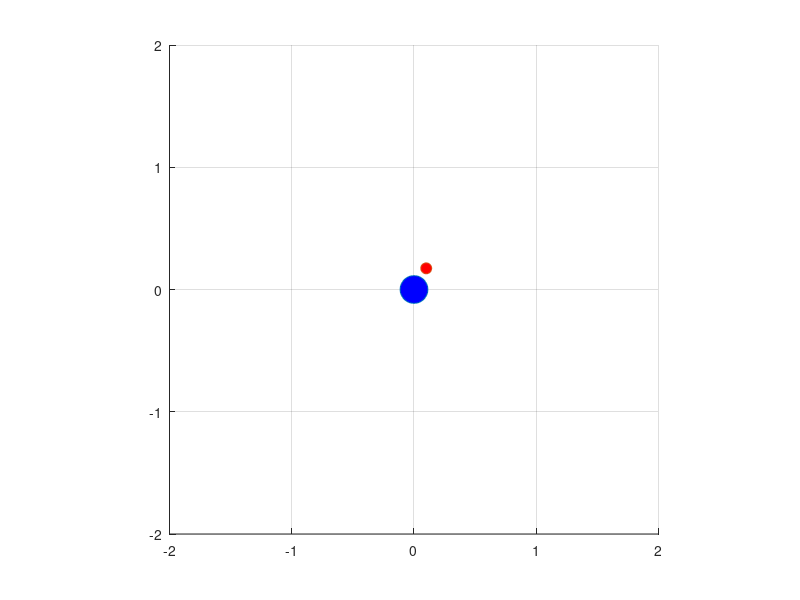

Write the MATLAB code that produced this figure. (Note: this script raises an error after producing the figure.)
clear;
close all;

dt = 1;%%時間刻み=離散時間Tsとして使用
Tfin = 15;%シミュレーション終了時間
t1 = [0:dt:Tfin];

u1 = ones(1,length(t1)) * 0.069;
u2 = ones(1,length(t1)) * (pi/32);

si = zeros(length(t1),3);
si(1,:) = [0 0 pi/3];%状態ξの初期値を設定

x = si(1,1) + 0.2 * cos(si(1,3));
y = si(1,2) + 0.2 * sin(si(1,3));

hold on;
axis equal;
grid on;

axis([-2 2 -2 2])

h = plot(si(1,1),si(1,2), 'o', 'MarkerSize' ,20, 'MarkerFaceColor', 'b');
h2 = plot(x,y,'o', 'MarkerSize' ,8, 'MarkerFaceColor', 'r');

for i = 1:length(t1)

    if i ~= length(t1)
        %θ(n),すなわち si(i+1,3) をx(n),y(n)の計算に使う
        si(i+1,3) = si(i,3) + u2(i) * dt;
        si(i+1,1) = si(i,1) + u1(i) * cos(si(i+1,3)) * dt;
        si(i+1,2) = si(i,2) + u1(i) * sin(si(i+1,3)) * dt;
    end

    set(h, 'XData', si(i,1),'YData', si(i,2));
    set(h2, 'XData', si(i,1) + 0.2 * cos(si(i,3)),'YData', si(i,2) + 0.2 * sin(si(i,3)));

    drawnow;

    F = getframe(gcf);
    % RGBデータをインデックス付きデータに変更
    [X,map] = rgb2ind(F.cdata,256);
    if i==1
        pause(2)
        % GIFファイルに書き出し
        imwrite(X,map,'twowheels.gif')
    else
        % 2回目以降は'append'でアニメーションを作成
        imwrite(X,map,'twowheels.gif','WriteMode','append')
    end

end
